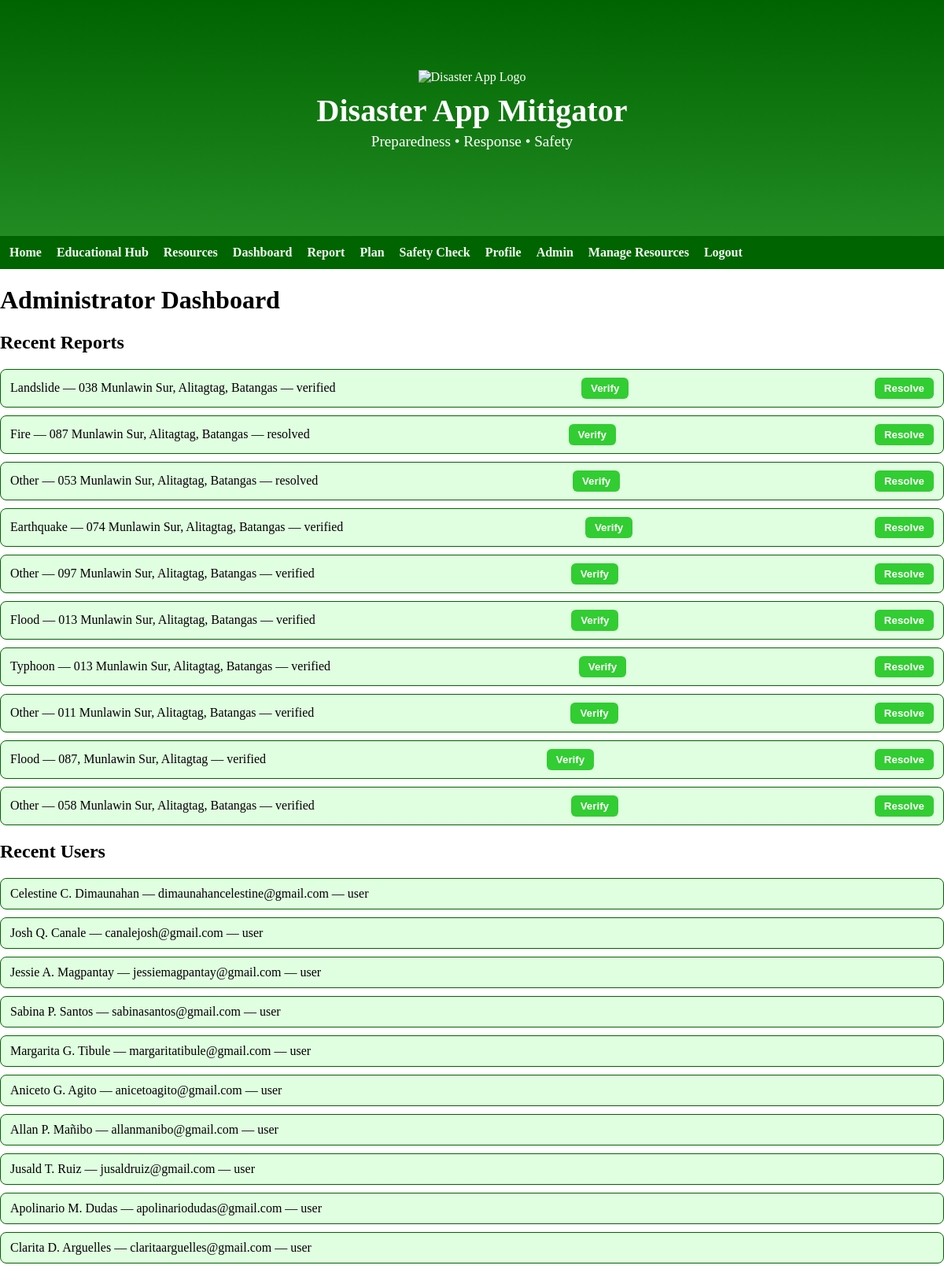
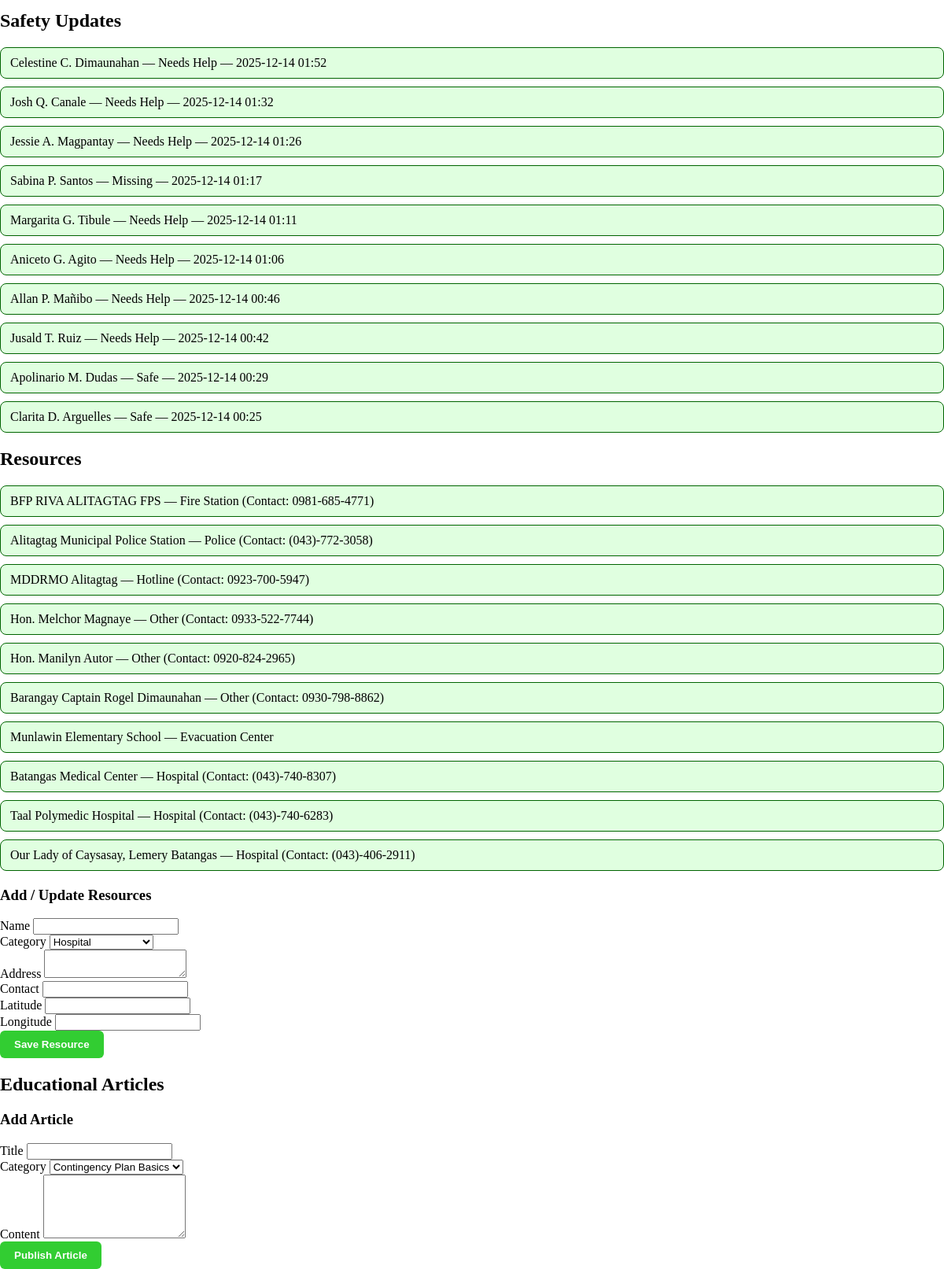
The app's page /admin_dashboard (signed in) with its own data (2 pictures, top to bottom).
### python/models.py (models this page shows, shortened)
class CommunityReport(db.Model):
    __tablename__ = "community_report"
    id = db.Column(db.Integer, primary_key=True)
    user_id = db.Column(db.Integer, db.ForeignKey("user.id"), nullable=False)
    disaster_type = db.Column(db.String(100), nullable=False)
    location = db.Column(db.String(255), nullable=False)
    description = db.Column(db.Text, nullable=False)
    status = db.Column(db.String(50), default="pending", nullable=False)  # pending, verified, resolved
    verified_by_admin_id = db.Column(db.Integer, db.ForeignKey("user.id"))
    created_at = db.Column(db.DateTime, default=datetime.utcnow)
    user = db.relationship("User", foreign_keys=[user_id])
    verified_by_admin = db.relationship("User", foreign_keys=[verified_by_admin_id])

class User(db.Model):
    __tablename__ = "user"
    id = db.Column(db.Integer, primary_key=True)
    email = db.Column(db.String(255), unique=True, nullable=False)
    full_name = db.Column(db.String(255), nullable=False)
    phone = db.Column(db.String(50))
    address = db.Column(db.Text)
    role = db.Column(db.String(50), default="user", nullable=False)
    password_hash = db.Column(db.String(255), nullable=False)
    created_at = db.Column(db.DateTime, default=datetime.utcnow)

class SafetyCheck(db.Model):
    __tablename__ = "safety_check"
    id = db.Column(db.Integer, primary_key=True)
    user_id = db.Column(db.Integer, db.ForeignKey("user.id"), nullable=False)
    status = db.Column(db.String(50), nullable=False)
    note = db.Column(db.Text)
    created_at = db.Column(db.DateTime, default=datetime.utcnow)
    user = db.relationship("User")

class Resource(db.Model):
    __tablename__ = "resource"
    id = db.Column(db.Integer, primary_key=True)
    name = db.Column(db.String(255), nullable=False)
    category = db.Column(db.String(100))  # Hospital, Evacuation Center, Hotline, etc.
    address = db.Column(db.Text)
    contact = db.Column(db.String(100))
    latitude = db.Column(db.Numeric(9, 6))
    longitude = db.Column(db.Numeric(9, 6))
    updated_at = db.Column(db.DateTime, default=datetime.utcnow, onupdate=datetime.utcnow)

### app.py (the view)
@app.route("/admin_dashboard")
@admin_required
def admin_dashboard():
    recent_reports = CommunityReport.query.order_by(CommunityReport.created_at.desc()).limit(10).all()
    recent_users = User.query.order_by(User.created_at.desc()).limit(10).all()
    recent_safety = SafetyCheck.query.order_by(SafetyCheck.created_at.desc()).limit(10).all()
    resources = Resource.query.order_by(Resource.updated_at.desc()).limit(10).all()
    form = ResourceForm()   # <-- add this
    return render_template("admin_dashboard.html",
                           recent_reports=recent_reports,
                           recent_users=recent_users,
                           recent_safety=recent_safety,
                           resources=resources,
                           form=form)   # <-- pass it

### python/forms.py
class ResourceForm(FlaskForm):
    name = StringField("Name", validators=[DataRequired(), Length(max=255)])
    category = SelectField("Category", choices=[
        ("Hospital", "Hospital"), ("Evacuation Center", "Evacuation Center"),
        ("Hotline", "Hotline"), ("Police", "Police"), ("Fire Station", "Fire Station"),
        ("Other", "Other")
    ])
    address = TextAreaField("Address", validators=[Optional()])
    contact = StringField("Contact", validators=[Optional(), Length(max=100)])
    latitude = FloatField("Latitude", validators=[Optional()])
    longitude = FloatField("Longitude", validators=[Optional()])
    submit = SubmitField("Save Resource")

### python/utils.py (called while the page is built)
def admin_required(f):
    @wraps(f)
    def decorated_function(*args, **kwargs):
        if not session.get("user_id") or session.get("role") != "admin":
            flash("Admin access required.")
            return redirect(url_for("adminlogin"))
        return f(*args, **kwargs)
    return decorated_function

### templates/admin_dashboard.html (shortened to what this page needs)
{% extends "base.html" %}
{% block content %}
  <h1>Administrator Dashboard</h1>
  <section>
    <h2>Recent Reports</h2>
    <ul>
      {% for r in recent_reports %}
        <li>
          {{ r.disaster_type }} — {{ r.location }} — {{ r.status }}
          <form method="post"
                action="{{ url_for('verify_report', report_id=r.id) }}"
                style="display:inline;">
            <button type="submit">Verify</button>
          </form>
          <form method="post"
                action="{{ url_for('resolve_report', report_id=r.id) }}"
                style="display:inline;">
            <button type="submit">Resolve</button>
          </form>
        </li>
      {% else %}
        <li>No reports.</li>
      {% endfor %}
    </ul>
  </section>
  <section>
    <h2>Recent Users</h2>
    <ul>
      {% for u in recent_users %}
        <li>{{ u.full_name }} — {{ u.email }} — {{ u.role }}</li>
      {% else %}
        <li>No users.</li>
      {% endfor %}
    </ul>
  </section>
  <section>
    <h2>Safety Updates</h2>
    <ul>
      {% for s in recent_safety %}
        <li>
          {{ s.user.full_name }} —
          {{ s.status }} —
          {{ s.created_at.strftime("%Y-%m-%d %H:%M") }}
        </li>
      {% else %}
        <li>No safety updates.</li>
      {% endfor %}
    </ul>
  </section>
  <section>
    <h2>Resources</h2>
    <ul>
      {% for r in resources %}
        <li>
          {{ r.name }} — {{ r.category }}
          {% if r.contact %}(Contact: {{ r.contact }}){% endif %}
        </li>
      {% else %}
        <li>No resources.</li>
      {% endfor %}
    </ul>
    <h3>Add / Update Resources</h3>
    <form method="post" action="{{ url_for('admin_resources') }}">
      <div>{{ form.name.label }} {{ form.name() }}</div>
      <div>{{ form.category.label }} {{ form.category() }}</div>
      <div>{{ form.address.label }} {{ form.address() }}</div>
      <div>{{ form.contact.label }} {{ form.contact() }}</div>
      <div>{{ form.latitude.label }} {{ form.latitude() }}</div>
      <div>{{ form.longitude.label }} {{ form.longitude() }}</div>
      <div>{{ form.submit() }}</div>
    </form>
  </section>
  <section>
  <h2>Educational Articles</h2>
  <h3>Add Article</h3>
  <form method="post" action="{{ url_for('admin_add_article') }}">
    <div>
      <label>Title</label>
      <input type="text" name="title" required>
    </div>
    <div>
      <label>Category</label>
      <select name="category" required>
        <option value="Contingency Plan Basics">Contingency Plan Basics</option>
      </select>
    </div>
    <div>
      <label>Content</label>
      <textarea name="content" rows="5" required></textarea>
    </div>
    <button type="submit">Publish Article</button>
  </form>
</section>
{% endblock %}

### static/css/style.css (style rules this page uses)
body, .navbar { margin: 0; padding: 0; }
button, input[type="submit"] { background: #a0522d; color: #fff8dc; border: none; padding: 10px 18px; border-radius: 20px; cursor: pointer; font-weight: bold; }
body::before { content: ""; position: fixed; top: 0; left: 0; right: 0; bottom: 0; background: rgba(255, 255, 255, 0.6); z-index: -1; }
button, input[type="submit"] { background-color: #32cd32; color: white; border: none; padding: 10px 18px; border-radius: 6px; cursor: pointer; font-weight: bold; }
section h2 + ul { list-style: none; padding-left: 0; margin: 0 0 20px 0; }
section h2 + ul li { background-color: #e0ffe0; border: 1px solid #006400; border-radius: 8px; padding: 10px 12px; margin-bottom: 10px; display: flex; align-items: center; justify-content: space-between; flex-wrap: nowrap; }
section h2 + ul li form { margin-left: 8px; flex-shrink: 0; display: inline-block; }
section h2 + ul li button { background-color: #32cd32; color: white; border: none; padding: 6px 12px; border-radius: 6px; cursor: pointer; font-weight: bold; }

### records on screen
CommunityReport: disaster_type "Landslide", location "038 Munlawin Sur, Alitagtag, Batangas", status "verified"
CommunityReport: disaster_type "Fire", location "087 Munlawin Sur, Alitagtag, Batangas", status "resolved"
CommunityReport: disaster_type "Other", location "053 Munlawin Sur, Alitagtag, Batangas", status "resolved"
CommunityReport: disaster_type "Earthquake", location "074 Munlawin Sur, Alitagtag, Batangas", status "verified"
CommunityReport: disaster_type "Other", location "097 Munlawin Sur, Alitagtag, Batangas", status "verified"
CommunityReport: disaster_type "Flood", location "013 Munlawin Sur, Alitagtag, Batangas", status "verified"
CommunityReport: disaster_type "Typhoon", location "013 Munlawin Sur, Alitagtag, Batangas", status "verified"
CommunityReport: disaster_type "Other", location "011 Munlawin Sur, Alitagtag, Batangas", status "verified"
CommunityReport: disaster_type "Flood", location "087, Munlawin Sur, Alitagtag", status "verified"
CommunityReport: disaster_type "Other", location "058 Munlawin Sur, Alitagtag, Batangas", status "verified"
User: full_name "Celestine C. Dimaunahan", email "dimaunahancelestine@gmail.com", role "user"
User: full_name "Josh Q. Canale", email "canalejosh@gmail.com", role "user"
User: full_name "Jessie A. Magpantay", email "jessiemagpantay@gmail.com", role "user"
User: full_name "Sabina P. Santos", email "sabinasantos@gmail.com", role "user"
User: full_name "Margarita G. Tibule", email "margaritatibule@gmail.com", role "user"
User: full_name "Aniceto G. Agito", email "anicetoagito@gmail.com", role "user"
User: full_name "Allan P. Mañibo", email "allanmanibo@gmail.com", role "user"
User: full_name "Jusald T. Ruiz", email "jusaldruiz@gmail.com", role "user"
User: full_name "Apolinario M. Dudas", email "apolinariodudas@gmail.com", role "user"
User: full_name "Clarita D. Arguelles", email "claritaarguelles@gmail.com", role "user"
SafetyCheck: user.full_name "Celestine C. Dimaunahan", status "Needs Help", created_at "2025-12-14 01:52"
SafetyCheck: user.full_name "Josh Q. Canale", status "Needs Help", created_at "2025-12-14 01:32"
SafetyCheck: user.full_name "Jessie A. Magpantay", status "Needs Help", created_at "2025-12-14 01:26"
SafetyCheck: user.full_name "Sabina P. Santos", status "Missing", created_at "2025-12-14 01:17"
SafetyCheck: user.full_name "Margarita G. Tibule", status "Needs Help", created_at "2025-12-14 01:11"
SafetyCheck: user.full_name "Aniceto G. Agito", status "Needs Help", created_at "2025-12-14 01:06"
SafetyCheck: user.full_name "Allan P. Mañibo", status "Needs Help", created_at "2025-12-14 00:46"
SafetyCheck: user.full_name "Jusald T. Ruiz", status "Needs Help", created_at "2025-12-14 00:42"
SafetyCheck: user.full_name "Apolinario M. Dudas", status "Safe", created_at "2025-12-14 00:29"
SafetyCheck: user.full_name "Clarita D. Arguelles", status "Safe", created_at "2025-12-14 00:25"
Resource: name "BFP RIVA ALITAGTAG FPS", category "Fire Station", contact "0981-685-4771"
Resource: name "Alitagtag Municipal Police Station", category "Police", contact "(043)-772-3058"
Resource: name "MDDRMO Alitagtag", category "Hotline", contact "0923-700-5947"
Resource: name "Hon. Melchor Magnaye", category "Other", contact "0933-522-7744"
Resource: name "Hon. Manilyn Autor", category "Other", contact "0920-824-2965"
Resource: name "Barangay Captain Rogel Dimaunahan", category "Other", contact "0930-798-8862"
Resource: name "Munlawin Elementary School", category "Evacuation Center"
Resource: name "Batangas Medical Center", category "Hospital", contact "(043)-740-8307"
Resource: name "Taal Polymedic Hospital", category "Hospital", contact "(043)-740-6283"
Resource: name "Our Lady of Caysasay, Lemery Batangas", category "Hospital", contact "(043)-406-2911"
